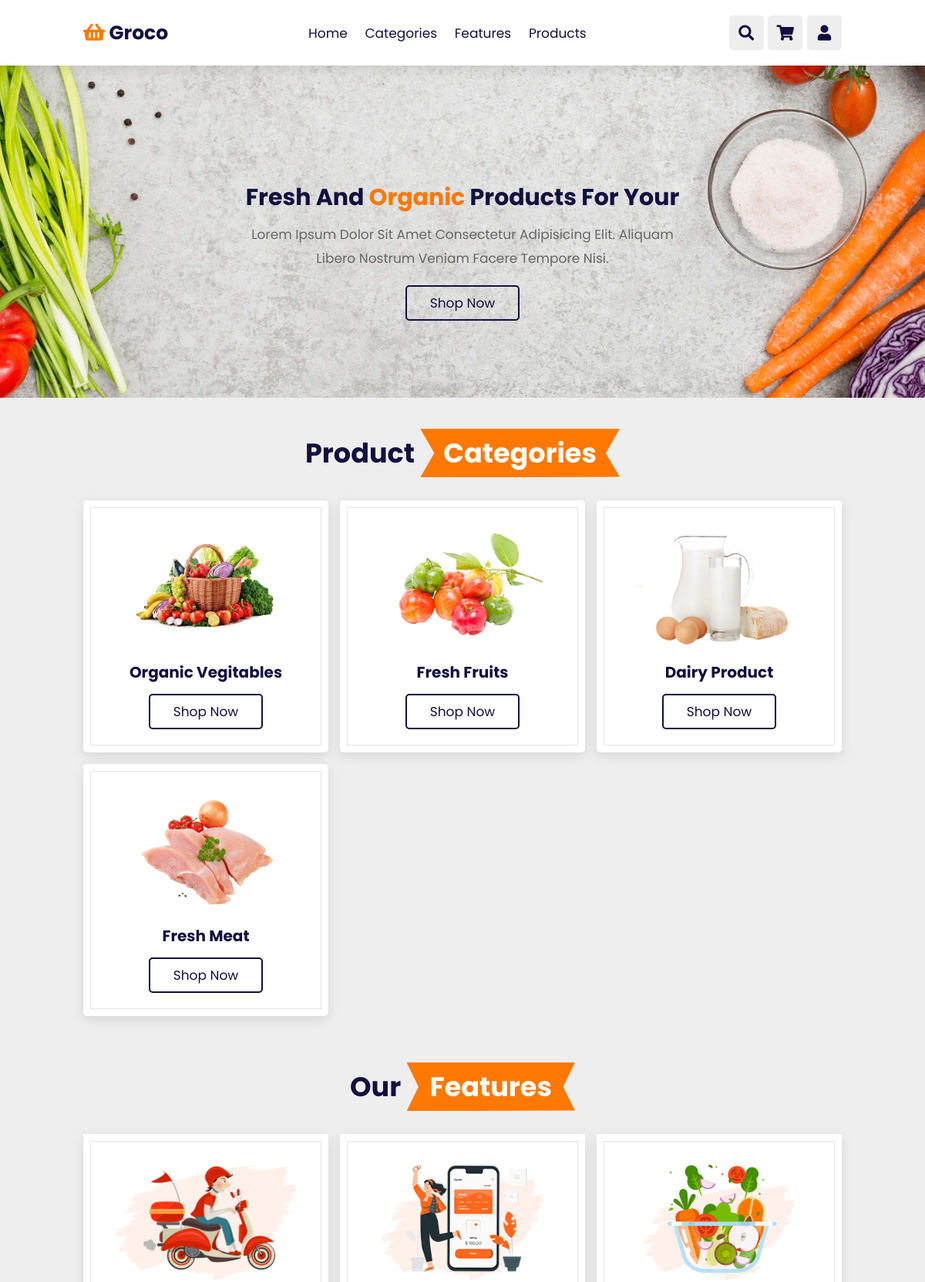
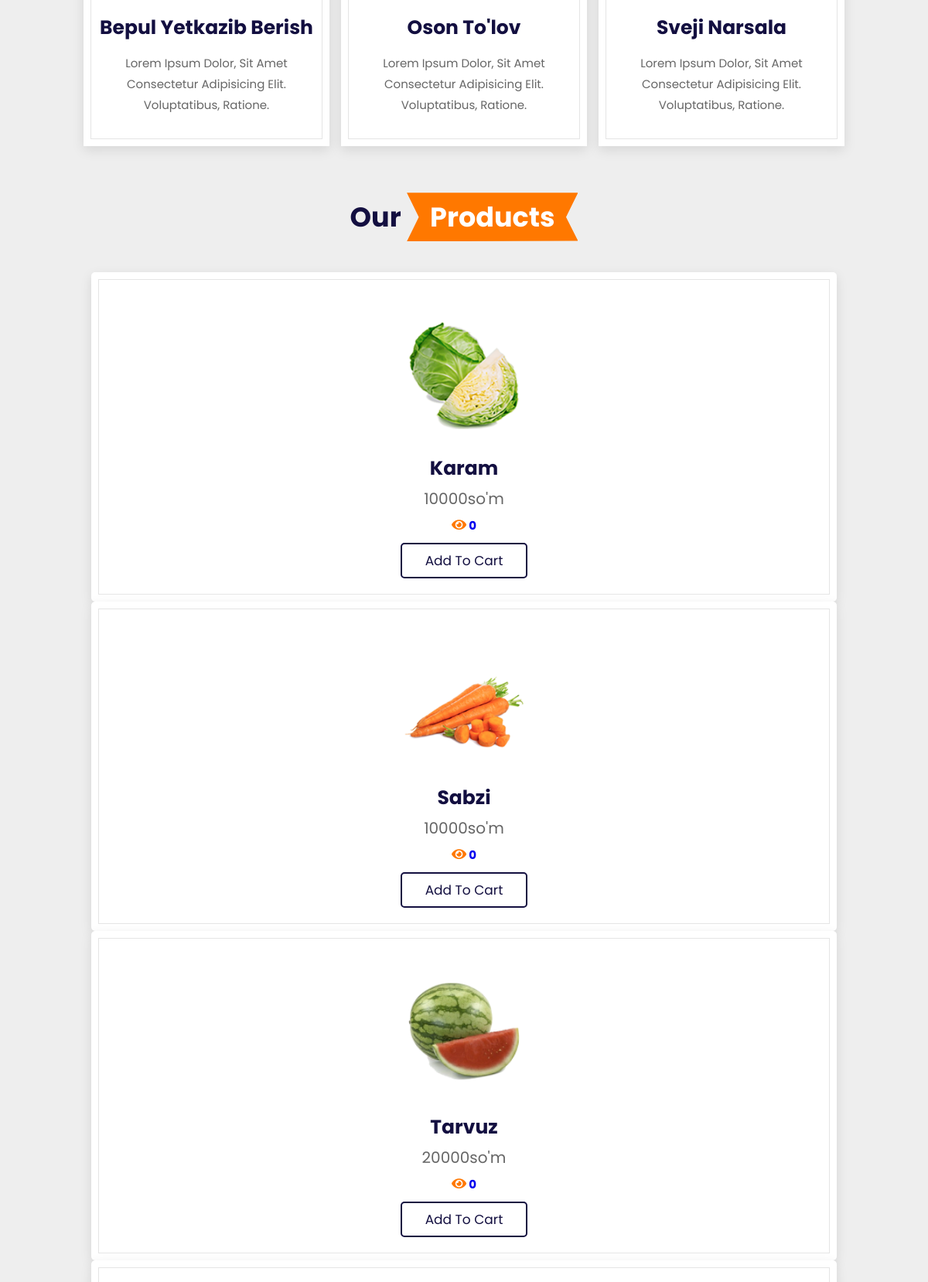
Screenshot of / (signed in, upper part) with the database file from the repository (2 pictures, top to bottom).
### app/models.py (models this page shows, shortened)
class Category(models.Model):
    name = models.CharField(max_length=50)
    image = models.ImageField(null=True)
    def __str__(self):
        return self.name
    class Meta:
        db_table = 'app_categories'

class Feature(models.Model):
    title = models.CharField(max_length=50)
    description = models.CharField(max_length=400)
    image = models.ImageField(null=True)
    class Meta:
        db_table = 'app_features'

class Product(models.Model):
    title = models.CharField(max_length=225)
    slug = models.SlugField()
    description = models.TextField()
    price = models.IntegerField()
    category = models.ForeignKey('app.Category', default=None, on_delete=models.CASCADE)
    thumb = models.ImageField(default='default_product.png', null=True)
    class Meta:
        db_table = 'app_products'

### app/views.py (the view, shortened to what this page needs)
# urls.py: path('',product_list, name='product_list'),
def product_list(request):
    categories = Category.objects.all()
    category = request.GET.get('category')
    products = Product.objects.all()
    products = Product.objects.all()
    products = products.filter(category=category) if category else products
    features = Feature.objects.all()
    feature = request.GET.get('feature')
    search = request.GET.get('search')
    product_id = request.GET.get('product')
    cart_items = CartItem.objects.filter(customer=request.user)
    total_price = sum([item.total_price() for item in cart_items])
    total_quantity = sum([item.quantity for item in cart_items])
    products = products.filter(Q(title__icontains=search) | Q(description__icontains=search)) if search else products
    return render(request, 'product_list.html',{ 'cart_items': cart_items, 'total_quantity': total_quantity,
        'total_price':total_price,'products': products, "categories": categories , 'features' : features, "search":search })

### app/models.py (called while the page is built)
    def __str__(self):
        return self.product.title

    def total_price(self):
        return self.product.price * self.quantity

### templates/product_list.html (shortened to what this page needs)
{% load static %}
<!DOCTYPE html>
<html lang="en">
<head>
    <link rel="stylesheet" href="https://unpkg.com/swiper@7/swiper-bundle.min.css" />
    <link rel="stylesheet" href="https://cdnjs.cloudflare.com/ajax/libs/font-awesome/5.15.4/css/all.min.css">
    <link rel="stylesheet" href="{% static 'css/style.css' %}">
</head>
<body>
    <header class="header">
        <a href="#" class="logo"> <i class="fas fa-shopping-basket"></i> groco </a>
        <nav class="navbar">
            <a href="#home">home</a>
            <a href="#categories">categories</a>
            <a href="#features">features</a>
            <a href="#products">products</a>
        </nav>
        <div class="icons">
            <div class="fas fa-search" id="search-btn"></div>
            <div class="fas fa-shopping-cart" id="cart-btn"></div>
            <div class="fas fa-user" id="login-btn"></div>
        </div>
    </header>
    <br><br><br><br>
    <section class="home" id="home">
        <div class="content">
            <h3>fresh and <span>organic</span> products for your</h3>
            <p>Lorem ipsum dolor sit amet consectetur adipisicing elit. Aliquam libero nostrum veniam facere tempore
                nisi.</p>
            <a href="#products" class="btn">shop now</a>
        </div>
    </section>
    {% if search %}
    <section class="products" id="products">
        <h1 class="heading"> searched <span>product</span> </h1>
        <div class="swiper product-slider">
            <div class="swiper-wrapper">
                {% for product in products %}
                <div class="box" style="margin-left: 65vh; padding:30px;">
                    <img src="{{ product.thumb.url }}" alt="">
                    <h3>{{ product.title }}</h3>
                    <div class="price"> {{ product.price }}so'm </div>
                    <div class="stars">
                        <i class="fas fa-star"></i>
                        <i class="fas fa-star"></i>
                        <i class="fas fa-star"></i>
                        <i class="fas fa-star"></i>
                        <i class="fas fa-star-half-alt"></i>
                    </div>
                    <a href="{% url 'product_list' %}?product={{ product.id }}" class="btn">add to cart</a>
                </div>
                {% endfor %}
            </div>
    </section>
    {% else %}
    <section class="categories" id="categories">
        <h1 class="heading"> product <span>categories</span> </h1>
        <div class="box-container">
            {% for category in categories %}
            <div class="box">
                <img src="{{ category.image.url }}" alt="">
                <h3>{{ category }}</h3>
                <a href="#products" class="btn"> Shop now </a>
            </div>
            {% endfor %}
        </div>
    </section>
    <section class="features" id="features">
        <h1 class="heading"> our <span>features</span> </h1>
        <div class="box-container">
            {% for feature in features %}
            <div class="box">
                <img src="{{ feature.image.url }}" alt="">
                <h3>{{ feature.title }}</h3>
                <p>{{ feature.description }}</p>
            </div>
            {% endfor %}
        </div>
    </section>
    <section class="products" id="products">
        <h1 class="heading"> our <span>products</span> </h1>
        <div class="swiper product-slider">
            <div class="swiper-wrapper">
                {% for product in products%}
                <a href="{% url 'product_detail' product.pk %}">
                    <div class="swiper-slide box">
                        <img src="{{ product.thumb.url }}" alt="">
                        <h3>{{ product.title }}</h3>
                        <div class="price"> {{ product.price }}so'm </div>
                        <div class="stars">
                            <h2><i class="fas fa-eye"></i> {{ product.view_set.count }}</h2>
                        </div>
                        <a href="{% url 'product_list' %}?product={{ product.id }}" class="btn">add to cart</a>
                    </div>
                </a>
                {% endfor %}
            </div>
    </section>
    {% endif %}
</body>
</html>

### static/css/style.css (style rules this page uses)
:root { --orange:#ff7800; --black:#130f40; --light-color:#666; --box-shadow:0 .5rem 1.5rem rgba(0,0,0,.1); --border:.2rem solid rgba(0,0,0,.1); --outline:.1rem solid rgba(0,0,0,.1); --outline-hover:.2rem solid var(--black); }
* { font-family: 'Poppins', sans-serif; margin:0; padding:0; box-sizing: border-box; outline: none; border:none; text-decoration: none; text-transform: capitalize; transition: all .2s linear; }
html { font-size: 62.5%; overflow-x: hidden; scroll-behavior: smooth; scroll-padding-top: 7rem; }
body { background:#eee; }
section { padding:2rem 9%; }
.heading { text-align: center; padding:2rem 0; padding-bottom: 3rem; font-size: 3.5rem; color:var(--black); }
.heading span { background: var(--orange); color:#fff; display: inline-block; padding:.5rem 3rem; clip-path: polygon(100% 0, 93% 50%, 100% 99%, 0% 100%, 7% 50%, 0% 0%); }
.btn { margin-top: 1rem; display: inline-block; padding:.8rem 3rem; font-size: 1.7rem; border-radius: .5rem; border:.2rem solid var(--black); color:var(--black); cursor: pointer; background: none; }
.header { position: fixed; top:0; left:0; right: 0; z-index: 1000; display: flex; align-items: center; justify-content: space-between; padding:2rem 9%; background:#fff; box-shadow: var(--box-shadow); }
.header .logo { font-size: 2.5rem; font-weight: bolder; color:var(--black); }
.header .logo i { color:var(--orange); }
.header .navbar a { font-size: 1.7rem; margin:0 1rem; color:var(--black); }
.header .icons div { height: 4.5rem; width: 4.5rem; line-height: 4.5rem; border-radius: .5rem; background: #eee; color:var(--black); font-size: 2rem; margin-left: .3rem; cursor: pointer; text-align: center; }
.home { display: flex; align-items: center; justify-content: center; background: url(../image/banner-bg.webp) no-repeat; background-position: center; background-size: cover; padding-top: 17rem; padding-bottom: 10rem; }
.home .content { text-align: center; width:60rem; }
.home .content h3 { color:var(--black); font-size: 3rem; }
.home .content h3 span { color:var(--orange); }
.home .content p { color:var(--light-color); font-size: 1.7rem; padding:1rem 0; line-height: 1.8; }
.features .box-container { display: grid; grid-template-columns: repeat(auto-fit, minmax(30rem, 1fr)); gap:1.5rem; }
.features .box-container .box { padding:3rem 2rem; background: #fff; outline: var(--outline); outline-offset: -1rem; text-align: center; box-shadow: var(--box-shadow); }
.features .box-container .box img { margin:1rem 0; height: 15rem; }
.features .box-container .box h3 { font-size: 2.5rem; line-height: 1.8; color:var(--black); }
.features .box-container .box p { font-size: 1.5rem; line-height: 1.8; color:var(--light-color); padding:1rem 0; }
.products .product-slider { padding:1rem; }
.products .product-slider .box { background: #fff; border-radius: .5rem; text-align: center; padding:3rem 2rem; outline-offset: -1rem; outline: var(--outline); box-shadow: var(--box-shadow); transition: .2s linear; }
.products .product-slider .box img { height:20rem; }
.products .product-slider .box h3 { font-size: 2.5rem; color:var(--black); }
.products .product-slider .box .price { font-size: 2rem; color:var(--light-color); padding:.5rem 0; }
.products .product-slider .box .stars i { font-size: 1.7rem; color:var(--orange); padding:.5rem 0; }
.categories .box-container { display: grid; grid-template-columns: repeat(auto-fit, minmax(26rem, 1fr)); gap:1.5rem; }
.categories .box-container .box { padding:3rem 2rem; border-radius: .5rem; background:#fff; box-shadow: var(--box-shadow); outline:var(--outline); outline-offset: -1rem; text-align: center; }
.categories .box-container .box img { margin:1rem 0; height:15rem; }
.categories .box-container .box h3 { font-size: 2rem; color:var(--black); line-height: 1.8; }

### rows the page displays
Category: image (picture), name "Organic Vegitables"
Category: image (picture), name "Fresh Fruits"
Category: image (picture), name "Dairy Product"
Category: image (picture), name "Fresh Meat"
Feature: image (picture), title "Bepul Yetkazib Berish", description "Lorem Ipsum Dolor, Sit Amet Consectetur Adipisicing Elit. Voluptatibus, Ratione."
Feature: image (picture), title "Oson To'lov", description "Lorem Ipsum Dolor, Sit Amet Consectetur Adipisicing Elit. Voluptatibus, Ratione."
Feature: image (picture), title "Sveji Narsala", description "Lorem Ipsum Dolor, Sit Amet Consectetur Adipisicing Elit. Voluptatibus, Ratione."
Product: thumb (picture), title "Karam", price "10000", view_set.count "0"
Product: thumb (picture), title "Sabzi", price "10000", view_set.count "0"
Product: thumb (picture), title "Tarvuz", price "20000", view_set.count "0"
